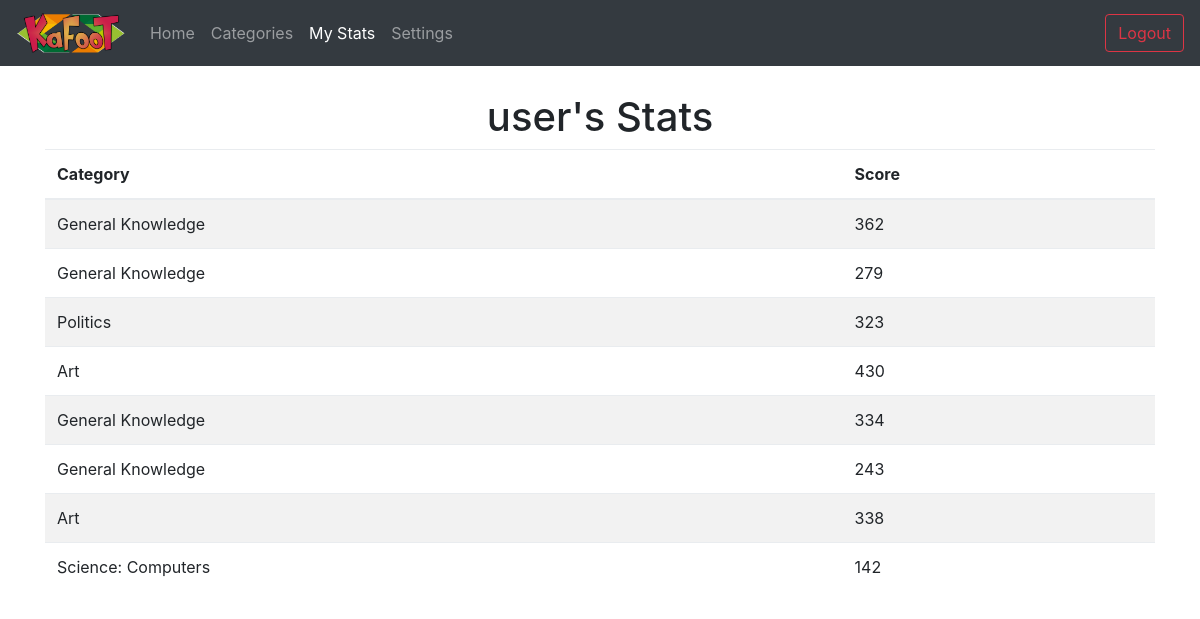
/profile (signed in), run on an earlier commit of the app's database.
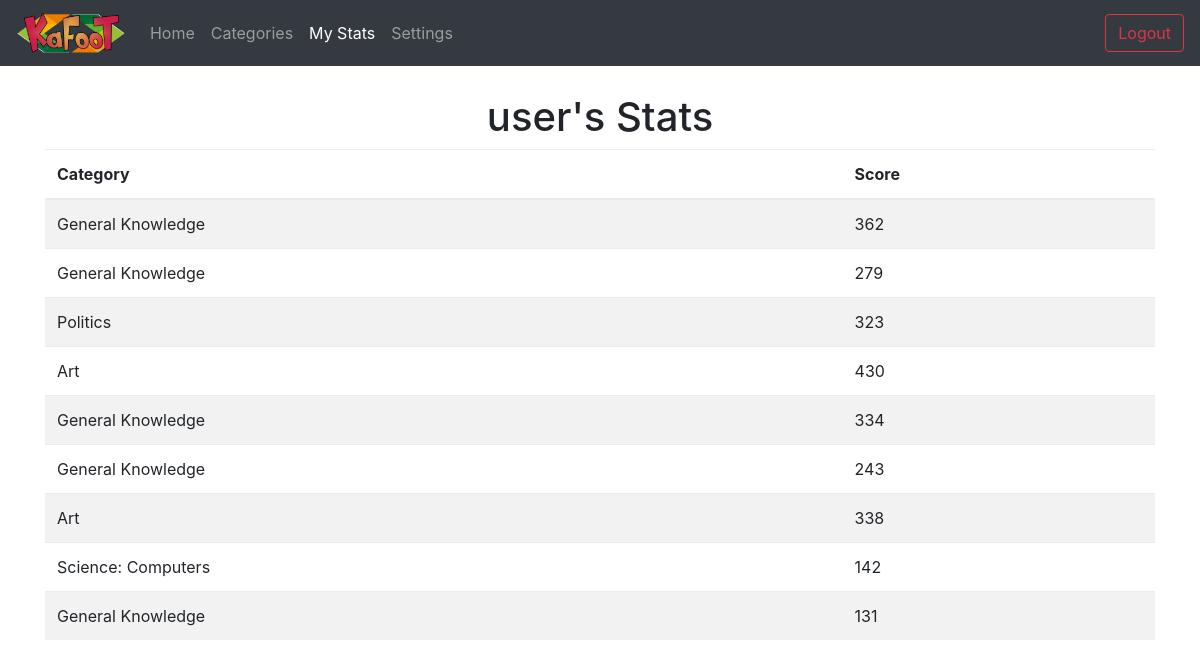
And on a later commit of the database.
### tables this page shows
CREATE TABLE stats (username TEXT, category TEXT, score TEXT NOT NULL);

### app.py (the view)
@app.route('/profile')
def profile():
    if auth.logged_in():
        name = session['username']
        stats = database.getStats(name)
        statsHTML = []
        for i in stats:
            item = dict(category=i[0], score=i[1])
            statsHTML.append(item)
        return render_template('profile.html', name=name, statsHTML=statsHTML)
    else:
        flash('Access error. You are not logged in.')
        return redirect('index')

### utils/auth.py (called while the page is built)
def logged_in():
    return 'username' in session

### utils/database.py (called while the page is built)
def getStats(username):
    f = "kafoot.db"
    db = sqlite3.connect(f)
    c = db.cursor()
    list = []
    for i in c.execute('SELECT category,score FROM stats WHERE username="%s";' %(username)):
        list.append(i)
    return list

### templates/profile.html (shortened to what this page needs)
{% extends 'frame.html' %}
{% block activenav %}
<li class="nav-item">
    <a class="nav-link" href="/">Home
    </a>
</li>
{% if logged_in() %}
<li class="nav-item">
    <a class="nav-link" href="{{ url_for('categories') }}">Categories</a>
</li>
<li class="nav-item active">
    <a class="nav-link" href="{{ url_for('profile') }}">My Stats</a>
</li>
<li class="nav-item">
    <a class="nav-link" href="{{ url_for('settings') }}">Settings</a>
</li>
{% endif %}
{% endblock %}
{% block content %}
<center><p class="h1"> {{name}}'s Stats </p></center>
<div class="container">
  <table class="table table-striped">
    <thead>
      <tr>
	<th scope="col">Category</th>
	<th scope="col">Score</th>
      </tr>
    </thead>
    <tbody>
      {% for stat in statsHTML %}
      <tr>
	<td>{{stat.category}}</td>
	<td>{{stat.score}}</td>
      </tr>
      {% endfor %}
    </tbody>
  </table>
</div>
{% endblock %}

### templates/frame.html (shortened to what this page needs)
<!DOCTYPE html>
<html>
    <head>
        <link rel="stylesheet" type="text/css" href="{{ url_for('static', filename='css/bootstrap.min.css') }}" />
        <link rel="stylesheet" type="text/css" href="{{ url_for('static', filename='css/custom/custom.css') }}"/>
    </head>
    <body>
        <nav class="navbar navbar-expand-md bg-dark navbar-dark fixed-top">
            <a class="navbar-brand" href="/">
                <img height="40" src="{{ url_for('static', filename='img/logo.png') }}"/>
            </a>
            <div class="collapse navbar-collapse" id="collapsibleNavbar">
                <ul class="navbar-nav mr-auto">
                    {% block activenav %}{% endblock %}
                </ul>
                <form class="form-inline my-2 my-lg-0">
                    {% if logged_in() %}
                    <button type="button" id="logout_button" class="btn btn-outline-danger my-2 my-sm-0" onclick="window.location.href='{{ url_for( 'logout') }}';">Logout</button>
                    {% else %}
                    <button type="button" id="login_button" class="btn btn-outline-info my-2 my-sm-0" onclick="window.location.href='{{ url_for( 'login') }}';">Login</button>
                    {% endif %}
                </form>
            </div>
        </nav>
        <div id="flashed_messages">
        </div>
	    {% block content %}
        {% endblock %}
  </body>
</html>

### static/css/custom/custom.css (style rules this page uses)
body { padding-top: 5rem; }
button { cursor: pointer; }
#flashed_messages { margin: auto; width: 50%; padding-top: 13px; }

What changed in the data, as far as the page shows it:
added stats: category "General Knowledge", score "131"
